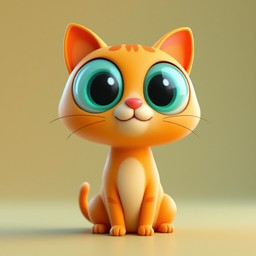
#> input picture exercises/my_solutions/cat.jpg, 256 x 256 px, found by its file name
$ python ex1_6_4.py
#> lines starting #> are read from the running program, lines starting #| are printed output that depends on the picture
import numpy as np
import cv2

image = cv2.imread('exercises/my_solutions/cat.jpg')
#> image is the input picture: shape (256, 256, 3); mean B, G, R 100.1, 158.7, 183.8

print(image.shape)  # Print the shape of the image (height, width, channels)
#| (256, 256, 3)

newHeight = image.shape[0] / 2  # Half the original height
#> newHeight = 128

newImage = np.zeros((int(newHeight), image.shape[1], image.shape[2]), np.uint8)

for i in range(int(newHeight)):
    newImage[i] = image[i]
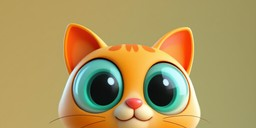
#> newImage: shape (128, 256, 3); mean B, G, R 94.2, 150.9, 173.3

cv2.imwrite('exercises/my_solutions/ex1/1_6_4_test.png', newImage)  # Save the resized image
